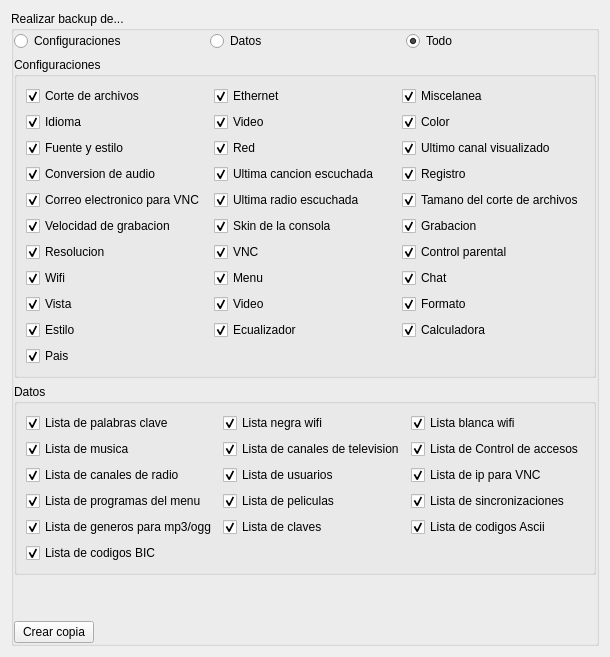
     <widget class="QWidget" name="tab">
      <attribute name="title">
       <string>Crear copia DB</string>
      </attribute>
      <layout class="QGridLayout" name="gridLayout_2">
       <item row="0" column="0">
        <widget class="QGroupBox" name="groupBox">
         <property name="title">
          <string>Realizar backup de...</string>
         </property>
         <layout class="QGridLayout" name="gridLayout_8">
          <property name="leftMargin">
           <number>0</number>
          </property>
          <property name="topMargin">
           <number>0</number>
          </property>
          <property name="rightMargin">
           <number>0</number>
          </property>
          <property name="bottomMargin">
           <number>0</number>
          </property>
          <item row="2" column="0" colspan="3">
           <widget class="QGroupBox" name="groupBox_3">
            <property name="toolTip">
             <string>Opcion de datos personales</string>
            </property>
            <property name="statusTip">
             <string>Opcion de datos personales</string>
            </property>
            <property name="whatsThis">
             <string>Opcion de datos personales</string>
            </property>
            <property name="title">
             <string>Datos</string>
            </property>
            <layout class="QGridLayout" name="gridLayout_6">
             <item row="2" column="2">
              <widget class="QCheckBox" name="checkBox_36">
               <property name="text">
                <string>Lista de ip para VNC</string>
               </property>
               <property name="checked">
                <bool>true</bool>
               </property>
              </widget>
             </item>
             <item row="4" column="2">
              <widget class="QCheckBox" name="checkBox_89">
               <property name="text">
                <string>Lista de codigos Ascii</string>
               </property>
               <property name="checked">
                <bool>true</bool>
               </property>
              </widget>
             </item>
             <item row="4" column="1">
              <widget class="QCheckBox" name="checkBox_88">
               <property name="text">
                <string>Lista de claves</string>
               </property>
               <property name="checked">
                <bool>true</bool>
               </property>
              </widget>
             </item>
             <item row="1" column="2">
              <widget class="QCheckBox" name="checkBox_30">
               <property name="text">
                <string>Lista de Control de accesos</string>
               </property>
               <property name="checked">
                <bool>true</bool>
               </property>
              </widget>
             </item>
             <item row="1" column="1">
              <widget class="QCheckBox" name="checkBox_27">
               <property name="text">
                <string>Lista de canales de television</string>
               </property>
               <property name="checked">
                <bool>true</bool>
               </property>
              </widget>
             </item>
             <item row="3" column="2">
              <widget class="QCheckBox" name="checkBox_79">
               <property name="enabled">
                <bool>true</bool>
               </property>
               <property name="text">
                <string>Lista de sincronizaciones</string>
               </property>
               <property name="checked">
                <bool>true</bool>
               </property>
              </widget>
             </item>
             <item row="0" column="2">
              <widget class="QCheckBox" name="checkBox_6">
               <property name="text">
                <string>Lista blanca wifi</string>
               </property>
               <property name="checked">
                <bool>true</bool>
               </property>
              </widget>
             </item>
             <item row="0" column="0">
              <widget class="QCheckBox" name="checkBox_7">
               <property name="text">
                <string>Lista de palabras clave</string>
               </property>
               <property name="checked">
                <bool>true</bool>
               </property>
              </widget>
             </item>
             <item row="3" column="1">
              <widget class="QCheckBox" name="checkBox_34">
               <property name="text">
                <string>Lista de peliculas</string>
               </property>
               <property name="checked">
                <bool>true</bool>
               </property>
              </widget>
             </item>
             <item row="4" column="0">
              <widget class="QCheckBox" name="checkBox_83">
               <property name="text">
                <string>Lista de generos para mp3/ogg</string>
               </property>
               <property name="checked">
                <bool>true</bool>
               </property>
              </widget>
             </item>
             <item row="3" column="0">
              <widget class="QCheckBox" name="checkBox_42">
               <property name="text">
                <string>Lista de programas del menu</string>
               </property>
               <property name="checked">
                <bool>true</bool>
               </property>
              </widget>
             </item>
             <item row="2" column="0">
              <widget class="QCheckBox" name="checkBox_26">
               <property name="text">
                <string>Lista de canales de radio</string>
               </property>
               <property name="checked">
                <bool>true</bool>
               </property>
              </widget>
             </item>
             <item row="1" column="0">
              <widget class="QCheckBox" name="checkBox_24">
               <property name="text">
                <string>Lista de musica</string>
               </property>
               <property name="checked">
                <bool>true</bool>
               </property>
              </widget>
             </item>
             <item row="2" column="1">
              <widget class="QCheckBox" name="checkBox_29">
               <property name="text">
                <string>Lista de usuarios</string>
               </property>
               <property name="checked">
                <bool>true</bool>
               </property>
              </widget>
             </item>
             <item row="0" column="1">
              <widget class="QCheckBox" name="checkBox_5">
               <property name="text">
                <string>Lista negra wifi</string>
               </property>
               <property name="checked">
                <bool>true</bool>
               </property>
              </widget>
             </item>
             <item row="5" column="0">
              <widget class="QCheckBox" name="checkBox_93">
               <property name="text">
                <string>Lista de codigos BIC</string>
               </property>
               <property name="checked">
                <bool>true</bool>
               </property>
              </widget>
             </item>
            </layout>
           </widget>
          </item>
          <item row="4" column="0" colspan="3">
           <layout class="QGridLayout" name="gridLayout_4">
            <item row="1" column="1">
             <spacer name="horizontalSpacer">
              <property name="orientation">
               <enum>Qt::Horizontal</enum>
              </property>
              <property name="sizeHint" stdset="0">
               <size>
                <width>479</width>
                <height>20</height>
               </size>
              </property>
             </spacer>
            </item>
            <item row="1" column="0">
             <widget class="QPushButton" name="pushButton_2">
              <property name="toolTip">
               <string>Creacion de copia con las opciones marcadas</string>
              </property>
              <property name="statusTip">
               <string>Creacion de copia con las opciones marcadas</string>
              </property>
              <property name="whatsThis">
               <string>Creacion de copia con las opciones marcadas</string>
              </property>
              <property name="text">
               <string>Crear copia</string>
              </property>
              <property name="icon">
               <iconset resource="recoverdrake.qrc">
                <normaloff>:/Imagenes/guardar.png</normaloff>:/Imagenes/guardar.png</iconset>
              </property>
              <property name="iconSize">
               <size>
                <width>25</width>
                <height>25</height>
               </size>
              </property>
             </widget>
            </item>
           </layout>
          </item>
          <item row="0" column="0">
           <widget class="QRadioButton" name="radioButton">
            <property name="toolTip">
             <string>Seleccion de configuraciones</string>
            </property>
            <property name="statusTip">
             <string>Seleccion de configuraciones</string>
            </property>
            <property name="whatsThis">
             <string>Seleccion de configuraciones</string>
            </property>
            <property name="text">
             <string>Configuraciones</string>
            </property>
           </widget>
          </item>
          <item row="0" column="1">
           <widget class="QRadioButton" name="radioButton_2">
            <property name="toolTip">
             <string>Seleccion de datos</string>
            </property>
            <property name="statusTip">
             <string>Seleccion de datos</string>
            </property>
            <property name="whatsThis">
             <string>Seleccion de datos</string>
            </property>
            <property name="text">
             <string>Datos</string>
            </property>
           </widget>
          </item>
          <item row="1" column="0" colspan="3">
           <widget class="QGroupBox" name="groupBox_2">
            <property name="toolTip">
             <string>Opcion de configuraciones personalizadas</string>
            </property>
            <property name="statusTip">
             <string>Opcion de configuraciones personalizadas</string>
            </property>
            <property name="whatsThis">
             <string>Opcion de configuraciones personalizadas</string>
            </property>
            <property name="title">
             <string>Configuraciones</string>
            </property>
            <layout class="QGridLayout" name="gridLayout_5">
             <item row="4" column="0">
              <widget class="QCheckBox" name="checkBox_22">
               <property name="text">
                <string>Conversion de audio</string>
               </property>
               <property name="checked">
                <bool>true</bool>
               </property>
              </widget>
             </item>
             <item row="2" column="2">
              <widget class="QCheckBox" name="checkBox_28">
               <property name="text">
                <string>Ultimo canal visualizado</string>
               </property>
               <property name="checked">
                <bool>true</bool>
               </property>
              </widget>
             </item>
             <item row="10" column="0">
              <widget class="QCheckBox" name="checkBox_71">
               <property name="text">
                <string>Vista</string>
               </property>
               <property name="checked">
                <bool>true</bool>
               </property>
              </widget>
             </item>
             <item row="10" column="2">
              <widget class="QCheckBox" name="checkBox_75">
               <property name="text">
                <string>Formato</string>
               </property>
               <property name="checked">
                <bool>true</bool>
               </property>
              </widget>
             </item>
             <item row="1" column="2">
              <widget class="QCheckBox" name="checkBox_20">
               <property name="text">
                <string>Color</string>
               </property>
               <property name="checked">
                <bool>true</bool>
               </property>
              </widget>
             </item>
             <item row="5" column="1">
              <widget class="QCheckBox" name="checkBox_25">
               <property name="text">
                <string>Ultima radio escuchada</string>
               </property>
               <property name="checked">
                <bool>true</bool>
               </property>
              </widget>
             </item>
             <item row="9" column="2">
              <widget class="QCheckBox" name="checkBox_19">
               <property name="text">
                <string>Chat</string>
               </property>
               <property name="checked">
                <bool>true</bool>
               </property>
              </widget>
             </item>
             <item row="8" column="2">
              <widget class="QCheckBox" name="checkBox_43">
               <property name="text">
                <string>Control parental</string>
               </property>
               <property name="checked">
                <bool>true</bool>
               </property>
              </widget>
             </item>
             <item row="9" column="1">
              <widget class="QCheckBox" name="checkBox_45">
               <property name="text">
                <string>Menu</string>
               </property>
               <property name="checked">
                <bool>true</bool>
               </property>
              </widget>
             </item>
             <item row="0" column="2">
              <widget class="QCheckBox" name="checkBox_21">
               <property name="text">
                <string>Miscelanea</string>
               </property>
               <property name="checked">
                <bool>true</bool>
               </property>
              </widget>
             </item>
             <item row="7" column="0">
              <widget class="QCheckBox" name="checkBox_40">
               <property name="text">
                <string>Velocidad de grabacion</string>
               </property>
               <property name="checked">
                <bool>true</bool>
               </property>
              </widget>
             </item>
             <item row="8" column="1">
              <widget class="QCheckBox" name="checkBox_37">
               <property name="text">
                <string>VNC</string>
               </property>
               <property name="checked">
                <bool>true</bool>
               </property>
              </widget>
             </item>
             <item row="11" column="1">
              <widget class="QCheckBox" name="checkBox_81">
               <property name="text">
                <string>Ecualizador</string>
               </property>
               <property name="checked">
                <bool>true</bool>
               </property>
              </widget>
             </item>
             <item row="2" column="1">
              <widget class="QCheckBox" name="checkBox_3">
               <property name="text">
                <string>Red</string>
               </property>
               <property name="checked">
                <bool>true</bool>
               </property>
              </widget>
             </item>
             <item row="8" column="0">
              <widget class="QCheckBox" name="checkBox_41">
               <property name="text">
                <string>Resolucion</string>
               </property>
               <property name="checked">
                <bool>true</bool>
               </property>
              </widget>
             </item>
             <item row="7" column="1">
              <widget class="QCheckBox" name="checkBox_33">
               <property name="text">
                <string>Skin de la consola</string>
               </property>
               <property name="checked">
                <bool>true</bool>
               </property>
              </widget>
             </item>
             <item row="11" column="0">
              <widget class="QCheckBox" name="checkBox_77">
               <property name="text">
                <string>Estilo</string>
               </property>
               <property name="checked">
                <bool>true</bool>
               </property>
              </widget>
             </item>
             <item row="4" column="1">
              <widget class="QCheckBox" name="checkBox_23">
               <property name="text">
                <string>Ultima cancion escuchada</string>
               </property>
               <property name="checked">
                <bool>true</bool>
               </property>
              </widget>
             </item>
             <item row="10" column="1">
              <widget class="QCheckBox" name="checkBox_73">
               <property name="text">
                <string>Video</string>
               </property>
               <property name="checked">
                <bool>true</bool>
               </property>
              </widget>
             </item>
             <item row="2" column="0">
              <widget class="QCheckBox" name="checkBox_17">
               <property name="text">
                <string>Fuente y estilo</string>
               </property>
               <property name="checked">
                <bool>true</bool>
               </property>
              </widget>
             </item>
             <item row="4" column="2">
              <widget class="QCheckBox" name="checkBox_35">
               <property name="text">
                <string>Registro</string>
               </property>
               <property name="checked">
                <bool>true</bool>
               </property>
              </widget>
             </item>
             <item row="9" column="0">
              <widget class="QCheckBox" name="checkBox_44">
               <property name="text">
                <string>Wifi</string>
               </property>
               <property name="checked">
                <bool>true</bool>
               </property>
              </widget>
             </item>
             <item row="7" column="2">
              <widget class="QCheckBox" name="checkBox_39">
               <property name="text">
                <string>Grabacion</string>
               </property>
               <property name="checked">
                <bool>true</bool>
               </property>
              </widget>
             </item>
             <item row="11" column="2">
              <widget class="QCheckBox" name="checkBox_86">
               <property name="text">
                <string>Calculadora</string>
               </property>
               <property name="checked">
                <bool>true</bool>
               </property>
              </widget>
             </item>
             <item row="1" column="0">
              <widget class="QCheckBox" name="checkBox_4">
               <property name="text">
                <string>Idioma</string>
               </property>
               <property name="checked">
                <bool>true</bool>
               </property>
              </widget>
             </item>
             <item row="0" column="1">
              <widget class="QCheckBox" name="checkBox_2">
               <property name="text">
                <string>Ethernet</string>
               </property>
               <property name="checked">
                <bool>true</bool>
               </property>
              </widget>
             </item>
             <item row="1" column="1">
              <widget class="QCheckBox" name="checkBox_8">
               <property name="text">
                <string>Video</string>
               </property>
               <property name="checked">
                <bool>true</bool>
               </property>
              </widget>
             </item>
             <item row="5" column="0">
              <widget class="QCheckBox" name="checkBox_38">
               <property name="text">
                <string>Correo electronico para VNC</string>
               </property>
               <property name="checked">
                <bool>true</bool>
               </property>
              </widget>
             </item>
             <item row="5" column="2">
              <widget class="QCheckBox" name="checkBox_32">
               <property name="text">
                <string>Tamano del corte de archivos</string>
               </property>
               <property name="checked">
                <bool>true</bool>
               </property>
              </widget>
             </item>
             <item row="0" column="0">
              <widget class="QCheckBox" name="checkBox">
               <property name="text">
                <string>Corte de archivos</string>
               </property>
               <property name="checked">
                <bool>true</bool>
               </property>
              </widget>
             </item>
             <item row="12" column="0">
              <widget class="QCheckBox" name="checkBox_91">
               <property name="text">
                <string>Pais</string>
               </property>
               <property name="checked">
                <bool>true</bool>
               </property>
              </widget>
             </item>
            </layout>
           </widget>
          </item>
          <item row="0" column="2">
           <widget class="QRadioButton" name="radioButton_3">
            <property name="toolTip">
             <string>Seleccion de todo</string>
            </property>
            <property name="statusTip">
             <string>Seleccion de todo</string>
            </property>
            <property name="whatsThis">
             <string>Seleccion de todo</string>
            </property>
            <property name="text">
             <string>Todo</string>
            </property>
            <property name="checked">
             <bool>true</bool>
            </property>
           </widget>
          </item>
          <item row="3" column="0" colspan="3">
           <spacer name="verticalSpacer">
            <property name="orientation">
             <enum>Qt::Vertical</enum>
            </property>
            <property name="sizeHint" stdset="0">
             <size>
              <width>20</width>
              <height>40</height>
             </size>
            </property>
           </spacer>
          </item>
         </layout>
        </widget>
       </item>
      </layout>
     </widget>
